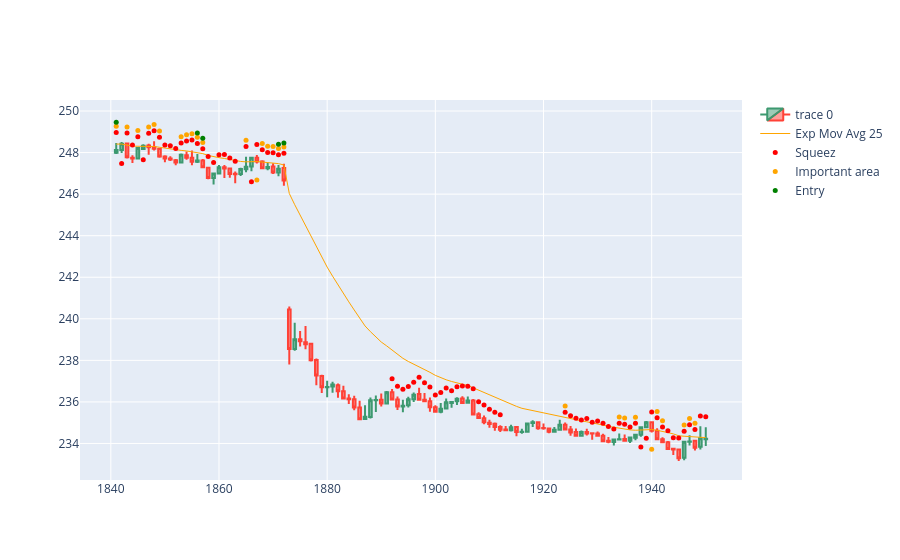

The notebook cell saved with this chart:
### Code cell
import plotly.io as pio
import plotly.graph_objects as go  

dfpl = df[1841:2000]

fig = go.Figure(
    data=[
        go.Candlestick(
            x=dfpl.index,
            open=dfpl['Open'],
            high=dfpl['High'],
            low=dfpl['Low'],
            close=dfpl['Close']),
        go.Scatter(
            x=dfpl.index, 
            y=dfpl['ema25'],
            line=dict(color='orange', width=1), 
            name="Exp Mov Avg 25")
    ]
)

fig.add_scatter(x=dfpl.index, y=dfpl['squezzeArea'], mode="markers", marker=dict(size=5, color="red"), name="Squeez")
fig.add_scatter(x=dfpl.index, y=dfpl['squeezeCloseToEmaArea'], mode="markers", marker=dict(size=5, color="orange"), name="Important area")
fig.add_scatter(x=dfpl.index, y=dfpl['posibleBreakArea'], mode="markers", marker=dict(size=5, color="green"), name="Entry")

fig.update_layout(xaxis_rangeslider_visible=False)
fig.show()
